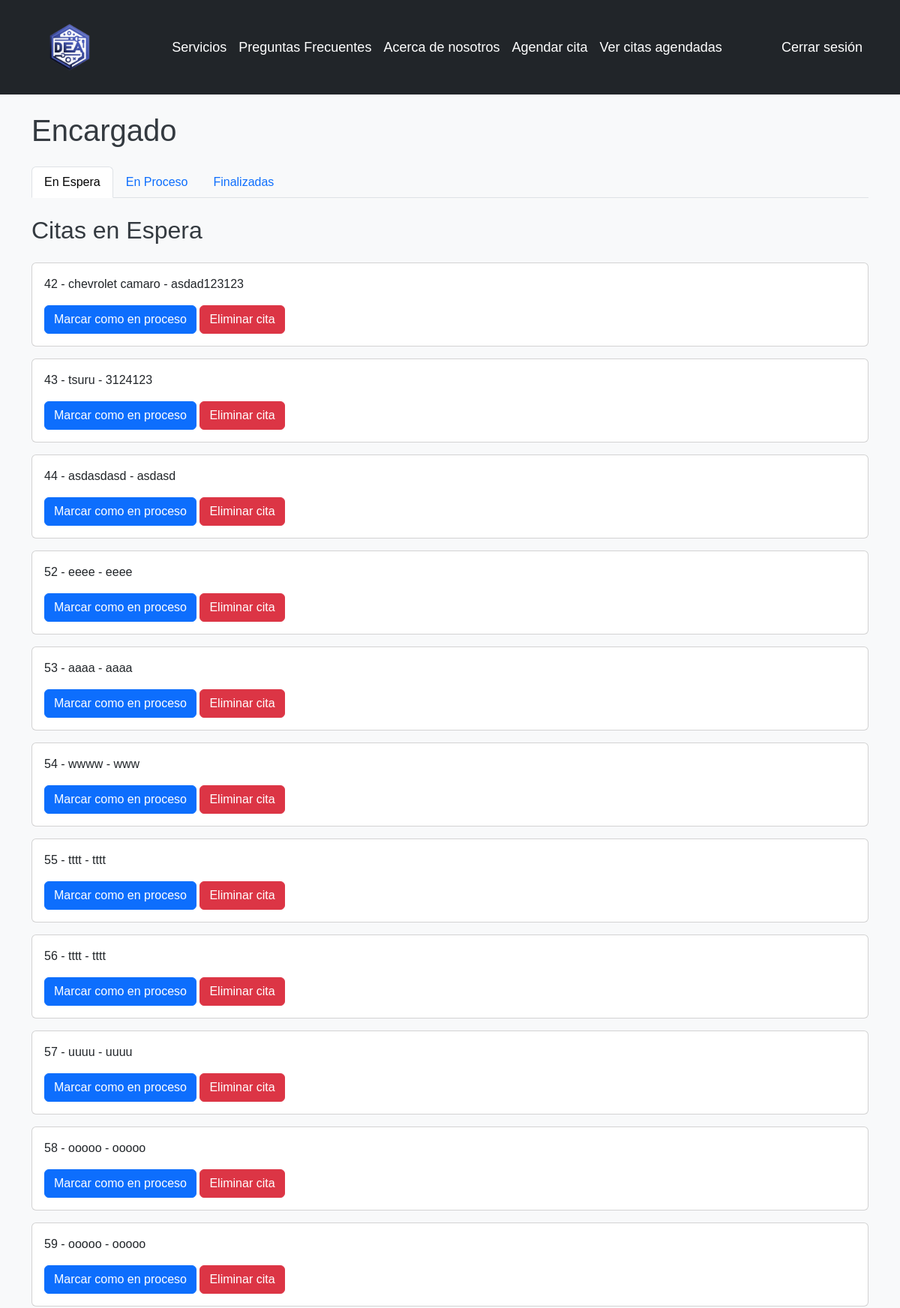
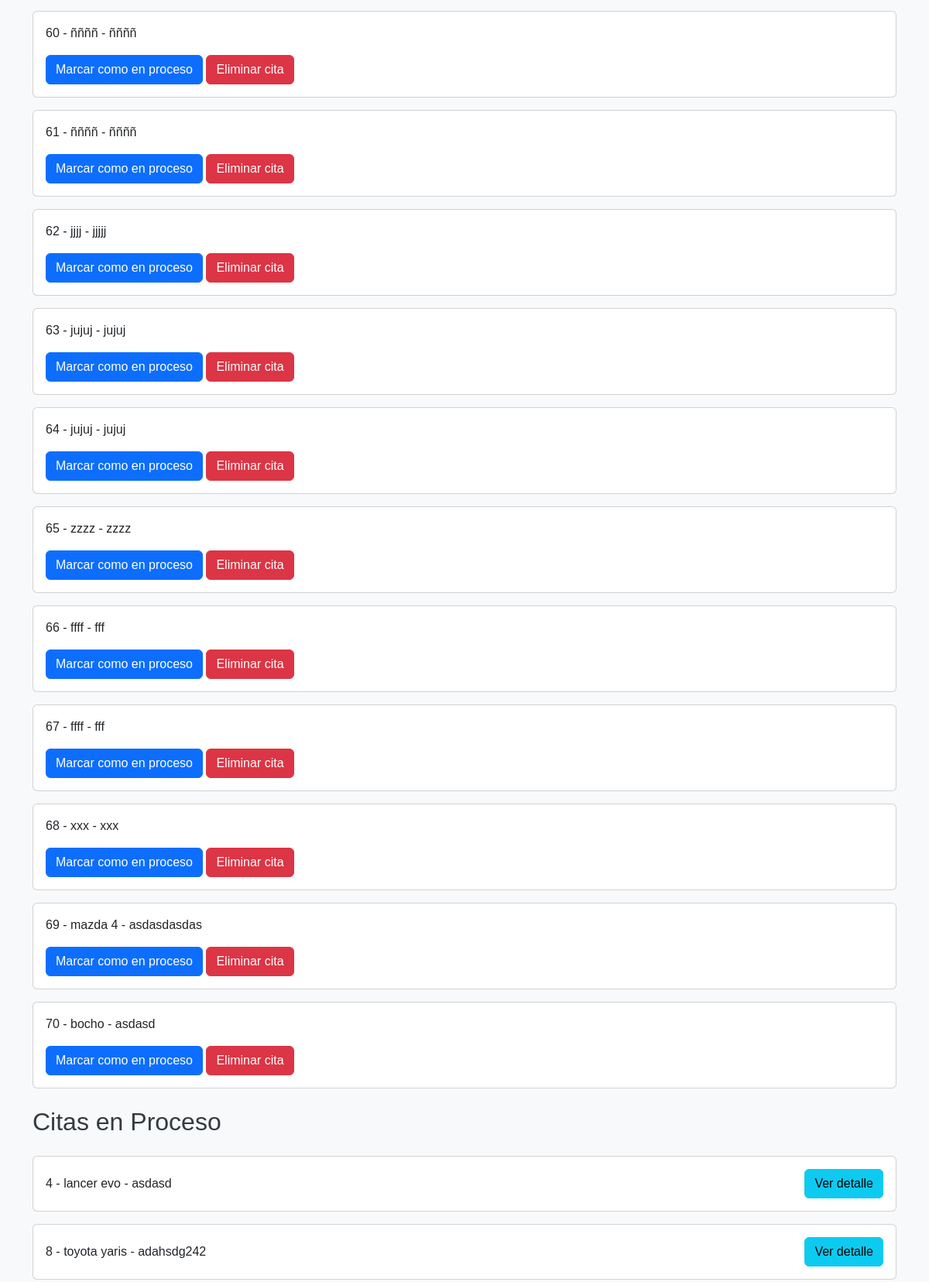
The page /panel_encargado/ (signed in, upper part) on the database its author committed (2 pictures, top to bottom).
### autenticacion/models.py (models this page shows)
class Cita(models.Model):
    usuario = models.ForeignKey(User, on_delete=models.CASCADE)
    modelo_carro = models.CharField(max_length=100)
    color = models.CharField(max_length=100)
    placas = models.CharField(max_length=20)
    fecha = models.DateField()
    hora = models.TimeField()
    estado = models.CharField(max_length=50, default='pendiente')
    retroalimentacion = models.TextField(null=True, blank=True)
    servicios = models.ManyToManyField(Servicio, through='DetalleCita')
    def __str__(self):
        return f"Cita {self.id} - {self.modelo_carro}"

### autenticacion/views.py (the view)
# urls.py: path('panel_encargado/', v_auth.panel_encargado, name='panel_encargado'),
@login_required
def panel_encargado(request):
    citas_pendientes = Cita.objects.filter(estado='pendiente')
    citas_en_proceso = Cita.objects.filter(estado='en proceso')
    citas_finalizadas = Cita.objects.filter(estado='finalizada')
    print("Citas en espera: ",citas_pendientes.count())
    for cita1 in citas_pendientes:
        print(cita1)
    print("Citas en proceso: ", citas_en_proceso.count())
    for cita2 in citas_en_proceso:
        print(cita2)
    print("Citas finalizadas: " , citas_en_proceso.count())
    for cita3 in citas_en_proceso:
        print(cita3)
    return render(request, 'panelEncargado.html', {
        'citas_en_espera': citas_pendientes,
        'citas_en_proceso': citas_en_proceso,
        'citas_finalizadas': citas_finalizadas
    })

### main/templates/panelEncargado.html (shortened to what this page needs)
<!DOCTYPE html>
<html lang="en">
<head>
    {% extends 'layouts/base.html' %}
    {% block content %}
    <div class="container">
        <h1 class="my-4">Encargado</h1>
        <div class="nav nav-tabs">
            <button class="nav-link tablinks active" onclick="showCitas(event, 'en_espera')">En Espera</button>
            <button class="nav-link tablinks" onclick="showCitas(event, 'en_proceso')">En Proceso</button>
            <button class="nav-link tablinks" onclick="showCitas(event, 'finalizadas')">Finalizadas</button>
        </div>
        <div id="en_espera" class="tabcontent" style="display: block;">
            <h2 class="my-4">Citas en Espera</h2>
            {% for cita in citas_en_espera %}
                <div class="card mb-3">
                    <div class="card-body">
                        <p class="card-text">{{ cita.id }} - {{cita.modelo_carro}} - {{cita.placas}}</p>
                        <form action="{% url 'modificar_estado_cita' cita.id %}" method="post" class="d-inline">
                            <button type="submit" class="btn btn-primary" onclick="return confirm('¿Estás seguro de modificar el estado de la cita?')">Marcar como en proceso</button>
                        </form>
                        <form action="{% url 'eliminar_cita' cita.id %}" method="post" class="d-inline">
                            <button type="submit" class="btn btn-danger" onclick="return confirm('¿Estás seguro de eliminar la cita?')">Eliminar cita</button>
                        </form>
                    </div>
                </div>
            {% endfor %}
        </div>
        <div id="en_proceso" class="tabcontent">
            <h2 class="my-4">Citas en Proceso</h2>
            {% for cita in citas_en_proceso %}
                <div class="card mb-3">
                    <div class="card-body d-flex justify-content-between align-items-center">
                        <div>
                            <p class="card-text mb-0">{{ cita.id }} - {{cita.modelo_carro}} - {{cita.placas}}</p>
                        </div>
                        <a href="{% url 'detalle_cita_en_proceso' cita.id%}" class="btn btn-info">Ver detalle</a>
                    </div>
                </div>
            {% endfor %}
        </div>
    </div>
    {% endblock %}

### main/templates/layouts/base.html (style rules this page uses)
body { font-family: Arial, sans-serif; background-color: #f8f9fa; color: #343a40; }

### rows shown on the page
Cita: id "42", modelo_carro "chevrolet camaro", placas "asdad123123"
Cita: id "43", modelo_carro "tsuru", placas "3124123"
Cita: id "44", modelo_carro "asdasdasd", placas "asdasd"
Cita: id "52", modelo_carro "eeee", placas "eeee"
Cita: id "53", modelo_carro "aaaa", placas "aaaa"
Cita: id "54", modelo_carro "wwww", placas "www"
Cita: id "55", modelo_carro "tttt", placas "tttt"
Cita: id "56", modelo_carro "tttt", placas "tttt"
Cita: id "57", modelo_carro "uuuu", placas "uuuu"
Cita: id "58", modelo_carro "ooooo", placas "ooooo"
Cita: id "59", modelo_carro "ooooo", placas "ooooo"
Cita: id "60", modelo_carro "ññññ", placas "ññññ"
Cita: id "61", modelo_carro "ññññ", placas "ññññ"
Cita: id "62", modelo_carro "jjjj", placas "jjjjj"
Cita: id "63", modelo_carro "jujuj", placas "jujuj"
Cita: id "64", modelo_carro "jujuj", placas "jujuj"
Cita: id "65", modelo_carro "zzzz", placas "zzzz"
Cita: id "66", modelo_carro "ffff", placas "fff"
Cita: id "67", modelo_carro "ffff", placas "fff"
Cita: id "68", modelo_carro "xxx", placas "xxx"
Cita: id "69", modelo_carro "mazda 4", placas "asdasdasdas"
Cita: id "70", modelo_carro "bocho", placas "asdasd"
Cita: id "4", modelo_carro "lancer evo", placas "asdasd"
Cita: id "8", modelo_carro "toyota yaris", placas "adahsdg242"
